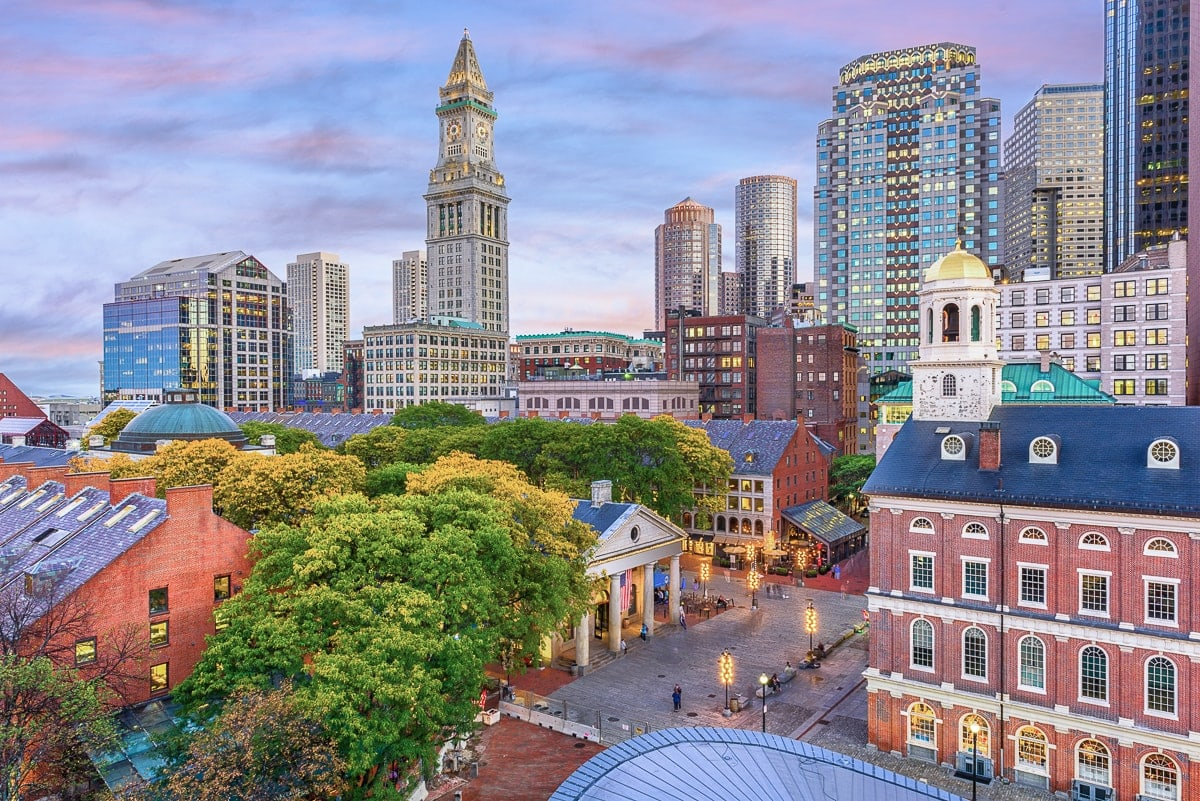
#> input picture Photos/boston.jpg, 1200 x 801 px, found by its file name
$ python histogram.py
#> lines starting #> are read from the running program, lines starting #| are printed output that depends on the picture; after the words box and inside, x2 and y2 are one past the last pixel; in counts of white or black regions, pixels touching at a corner belong together
import cv2 as cv
import matplotlib.pyplot as plt
import numpy as np

img = cv.imread('Photos/boston.jpg')
#> img is the input picture: shape (801, 1200, 3); mean B, G, R 146.5, 138.2, 140.9
cv.imshow('Cats', img)

blank = np.zeros(img.shape[:2], dtype='uint8')


# gray = cv.cvtColor(img, cv.COLOR_BGR2GRAY)
# cv.imshow('Gray', gray)

mask = cv.circle(blank, (img.shape[1]//2, img.shape[0]//2), 100,255,-1)
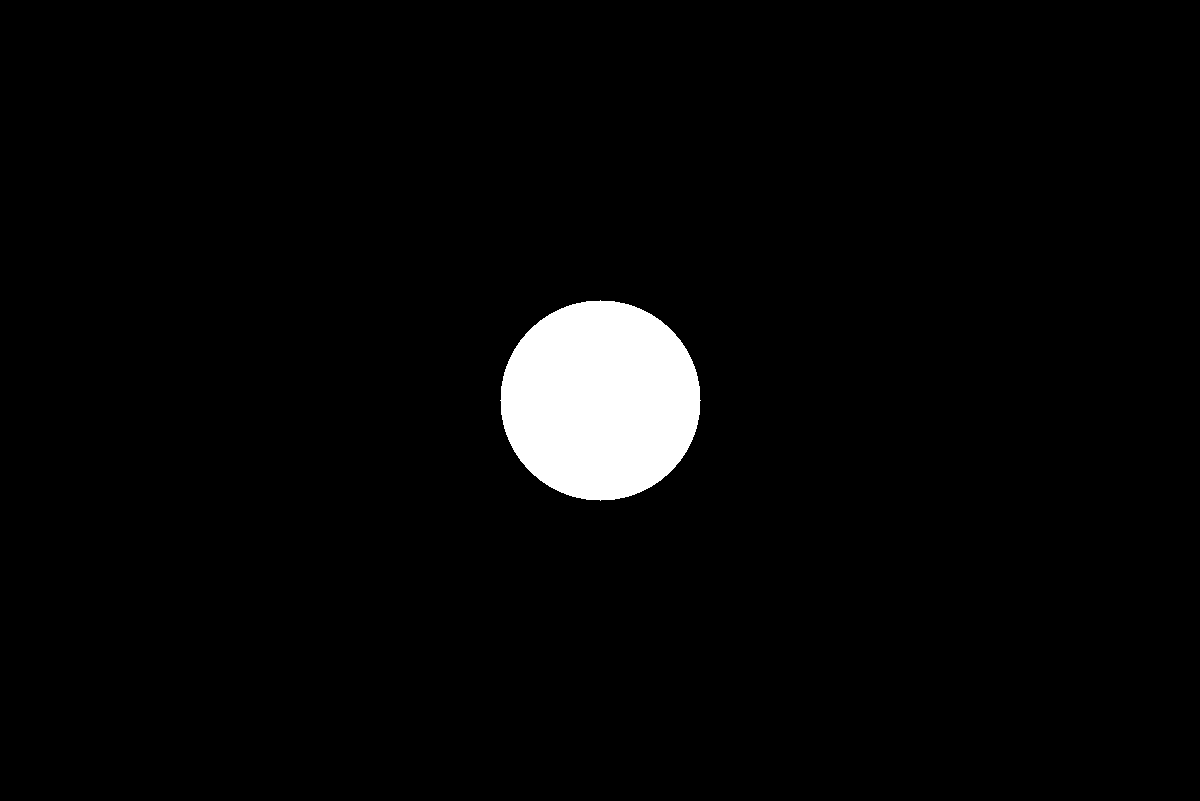
#> blank: shape (801, 1200); 3.3% white; 1 white region, box (x1, y1, x2, y2) and area: (500, 300, 701, 501) 31417

masked = cv.bitwise_and(img, img, mask=mask)
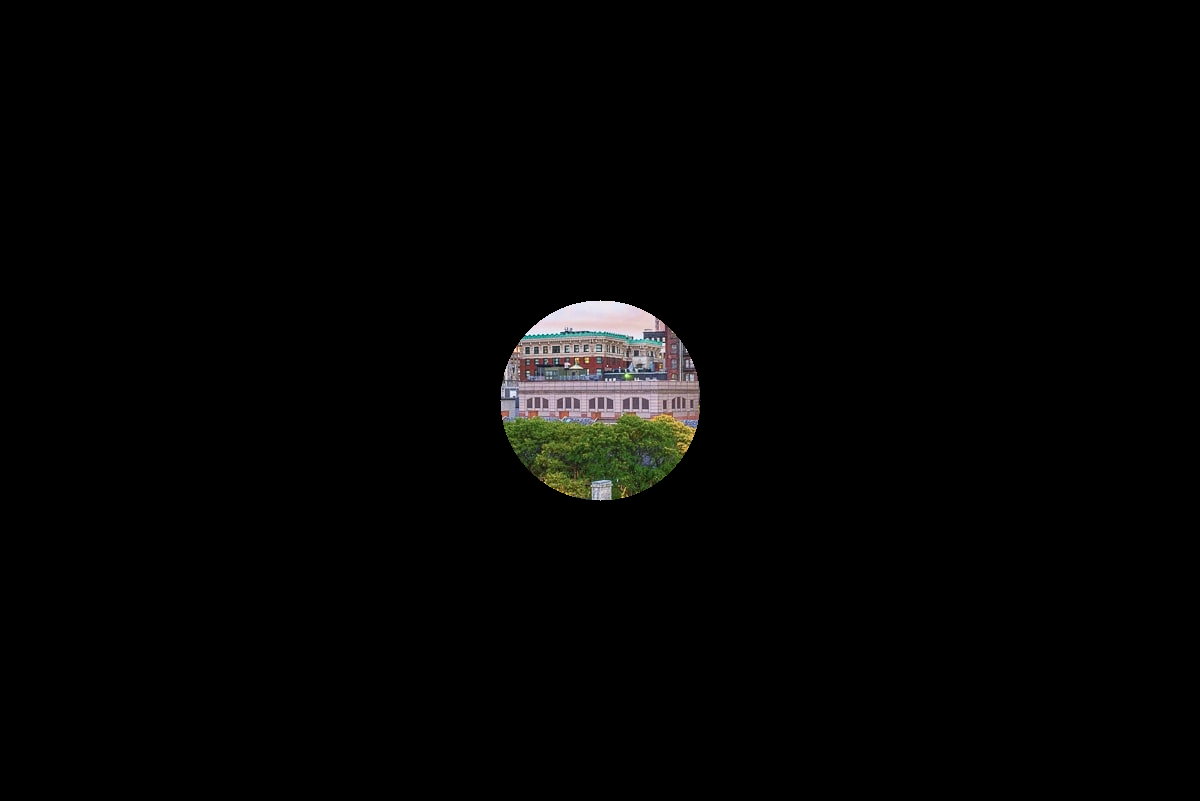
#> masked: shape (801, 1200, 3); mean B, G, R 3.6, 4, 4.1
cv.imshow('Mask', masked)


# [12 lines of commented-out code are left out]
plt.figure()
plt.title('Grayscale Histogram')
plt.xlabel('Bins')
plt.ylabel('# of pixels')

colors = ('b', 'g', 'r')
for i,col in enumerate(colors):
    hist = cv.calcHist([img], [i], None, [256], [0,256])
    plt.plot(hist, color=col)
    plt.xlim([0,256])

plt.show()
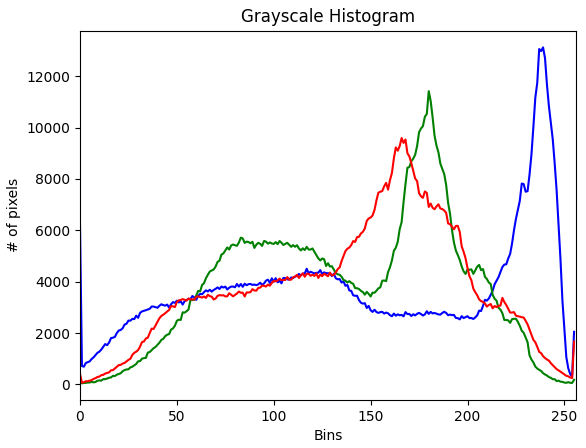
#> figure drawn by matplotlib, 1 panel; curve peaks at x = 239, y = 13124; curve peaks at x = 180, y = 11419; curve peaks at x = 166, y = 9594

cv.waitKey(0)

$ run again, with Photos/cat.jpg copied over Photos/boston.jpg
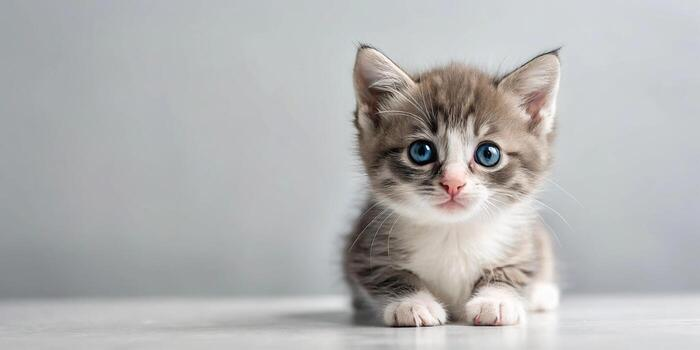
#> input picture Photos/cat.jpg, 700 x 350 px, found by its file name
#> img is the input picture: shape (350, 700, 3); mean B, G, R 179.9, 179.9, 180
#> `mask = cv.circle(blank, (img.shape[1]//2, img.shape[0]//2), 100,255,-1)`:
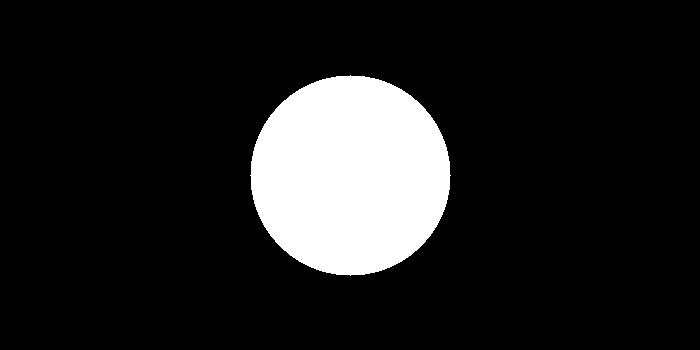
#> blank: shape (350, 700); 12.8% white; 1 white region, box (x1, y1, x2, y2) and area: (250, 75, 451, 276) 31417
#> `plt.show()`:
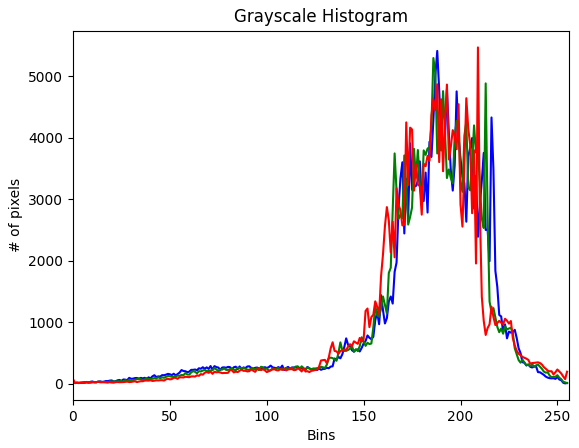
#> figure drawn by matplotlib, 1 panel; curve peaks at x = 188, y = 5410; curve peaks at x = 186, y = 5294; curve peaks at x = 209, y = 5467

$ run again, with Photos/cat_large.jpg copied over Photos/boston.jpg
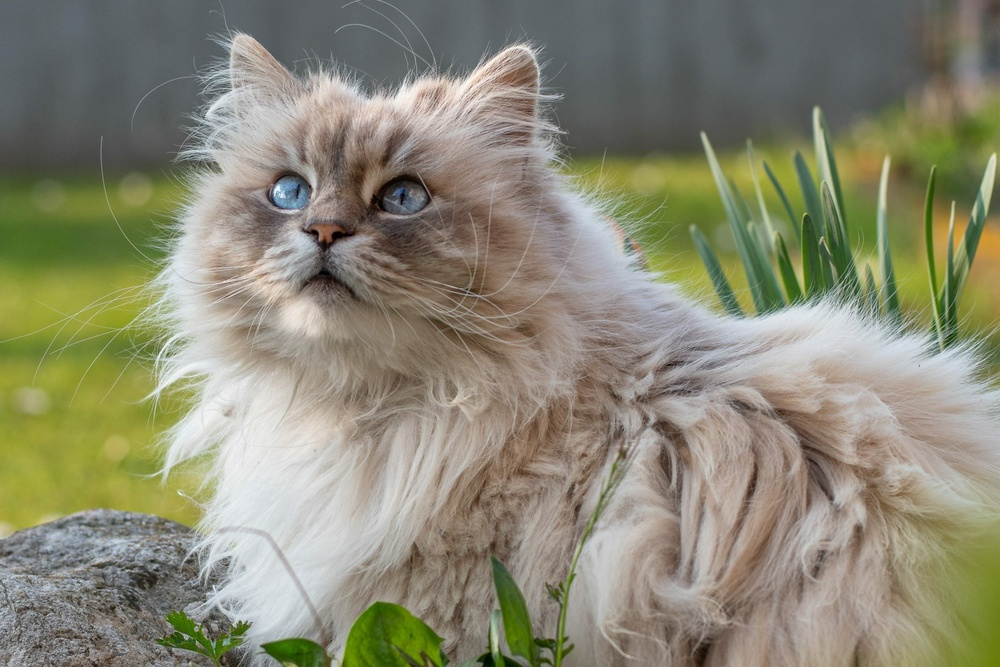
#> input picture Photos/cat_large.jpg, 1000 x 667 px, shrunk from 2269 x 1514 before the run, found by its file name
#> img is the input picture: shape (667, 1000, 3); mean B, G, R 115.6, 136.4, 138.1
#> `mask = cv.circle(blank, (img.shape[1]//2, img.shape[0]//2), 100,255,-1)`:
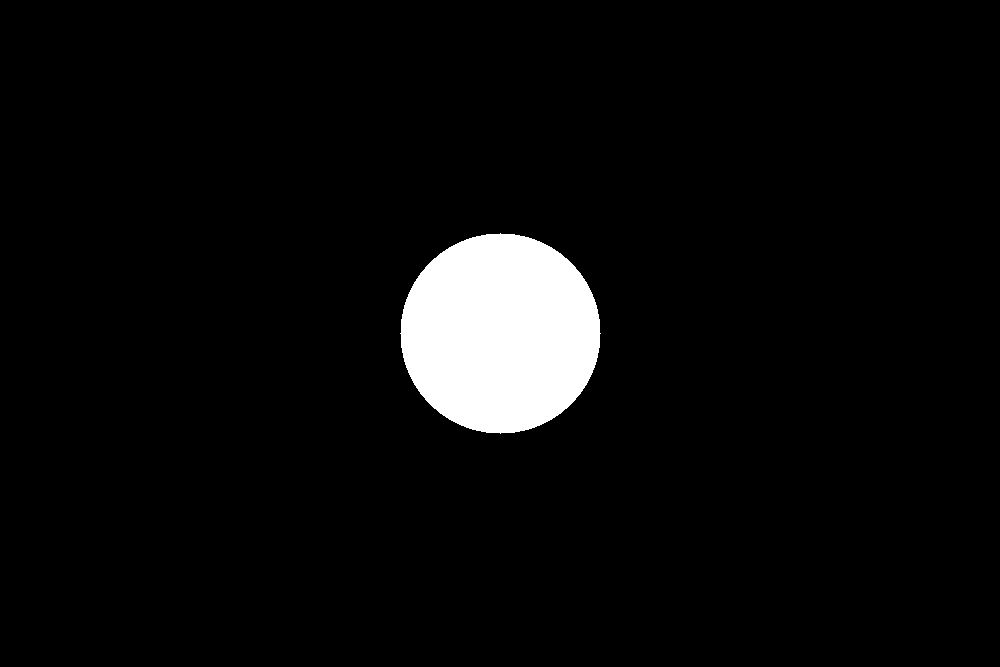
#> blank: shape (667, 1000); 4.7% white; 1 white region, box (x1, y1, x2, y2) and area: (400, 233, 601, 434) 31417
#> `plt.show()`:
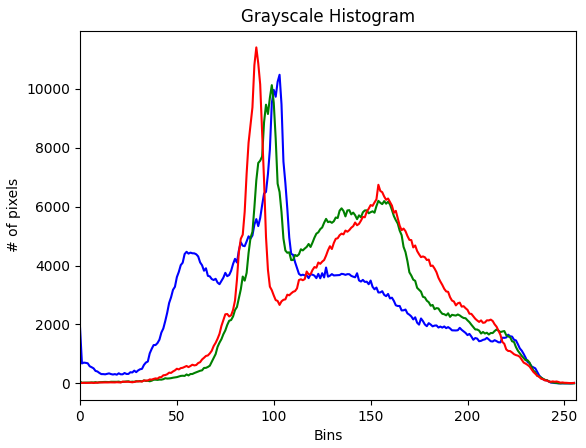
#> figure drawn by matplotlib, 1 panel; curve peaks at x = 103, y = 10471; curve peaks at x = 99, y = 10119; curve peaks at x = 91, y = 11400

$ run again, with Photos/cats.jpg copied over Photos/boston.jpg
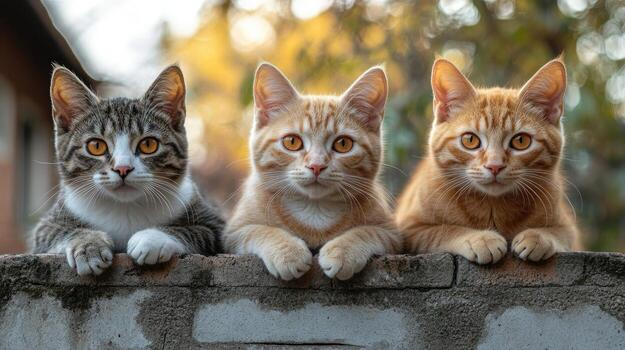
#> input picture Photos/cats.jpg, 625 x 350 px, found by its file name
#> img is the input picture: shape (350, 625, 3); mean B, G, R 97.7, 113.8, 123.5
#> `mask = cv.circle(blank, (img.shape[1]//2, img.shape[0]//2), 100,255,-1)`:
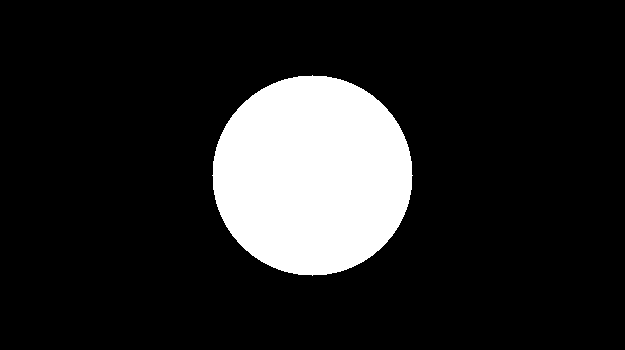
#> blank: shape (350, 625); 14.4% white; 1 white region, box (x1, y1, x2, y2) and area: (212, 75, 413, 276) 31417
#> `plt.show()`:
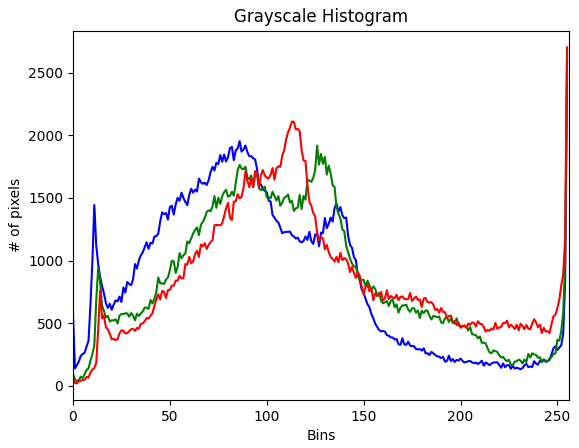
#> figure drawn by matplotlib, 1 panel; curve peaks at x = 255, y = 2487; curve peaks at x = 255, y = 2648; curve peaks at x = 255, y = 2701
